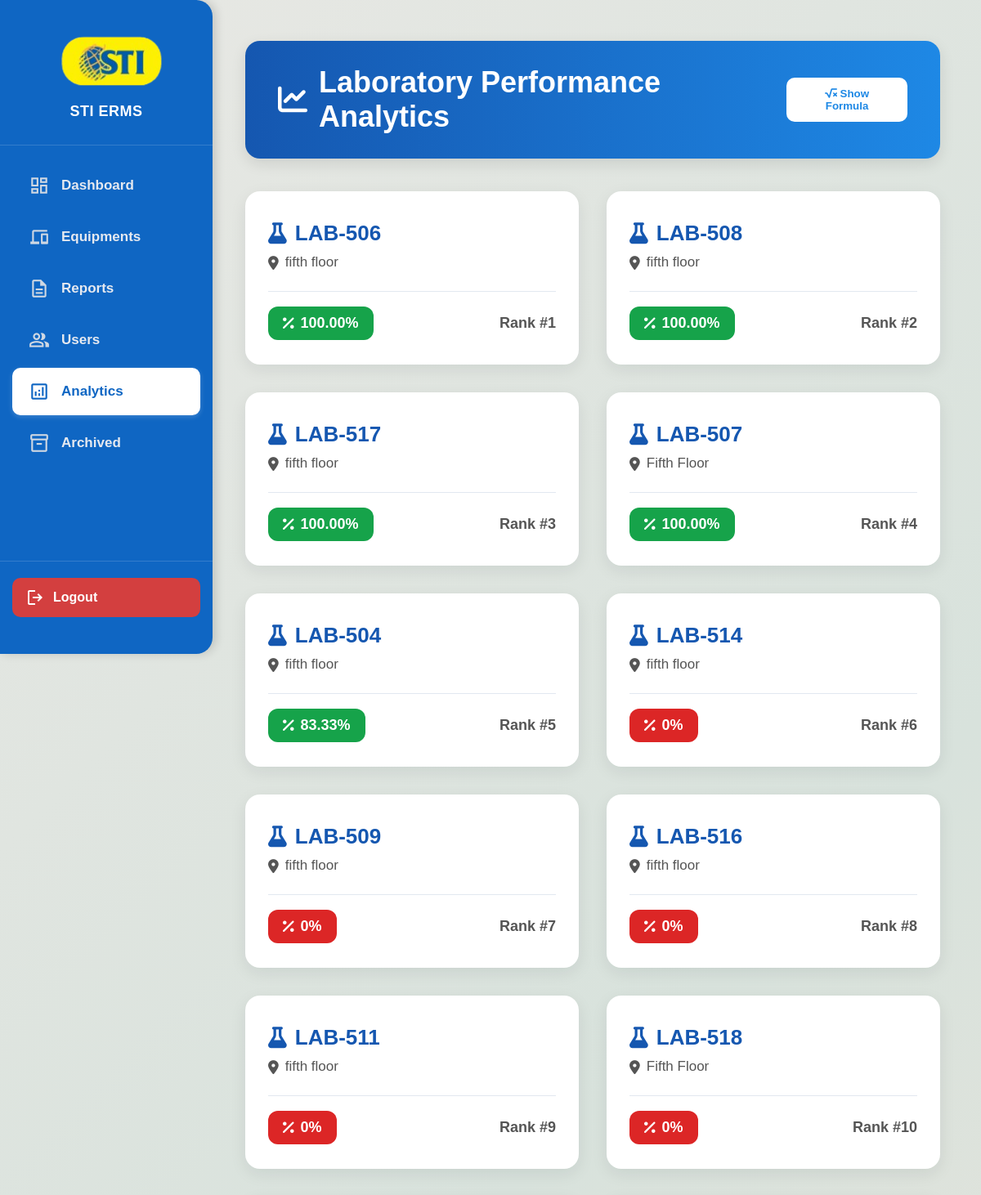
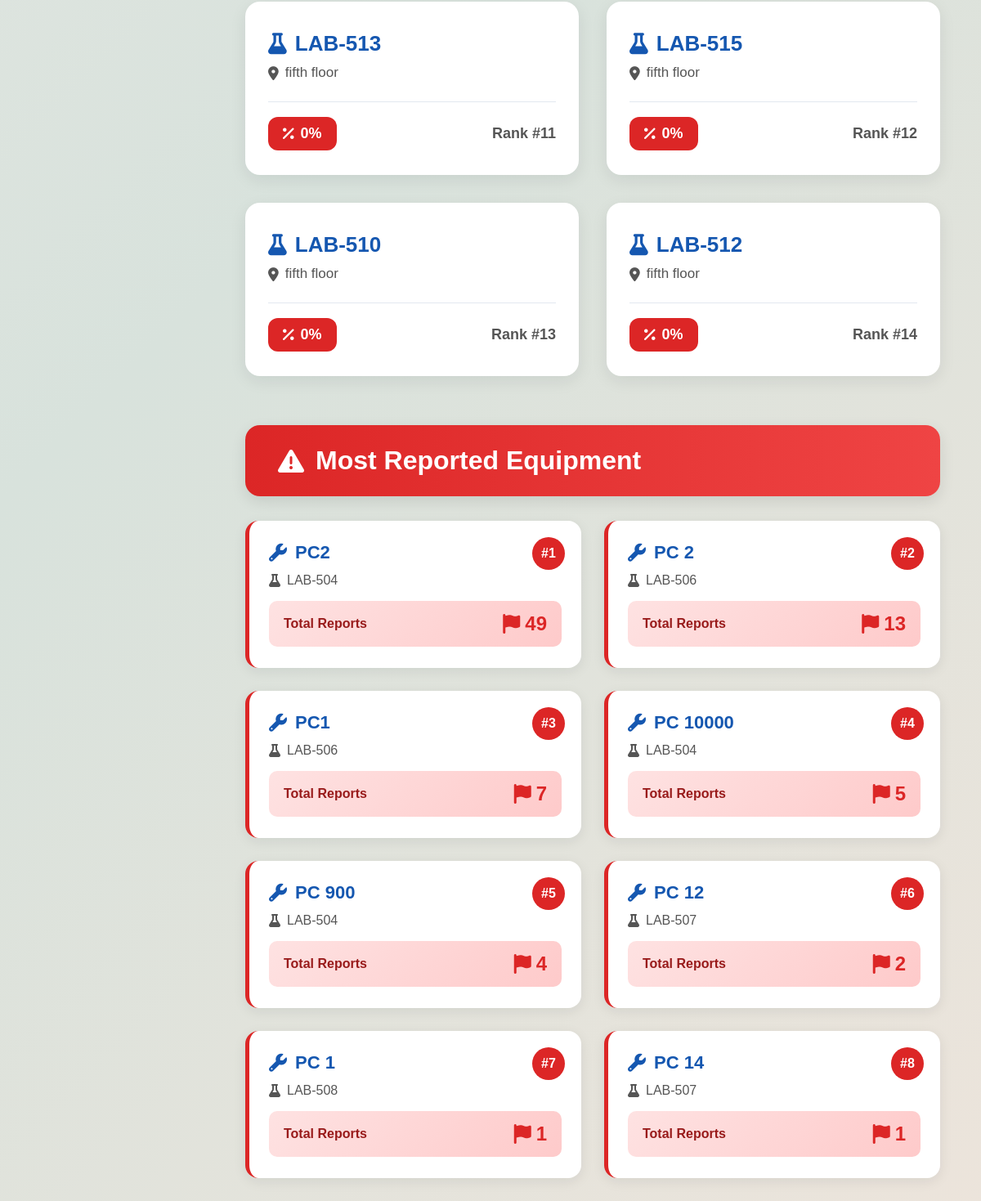
The app's page /admin_side/Analytics/anayltic.php (signed in) with its own data (2 pictures, top to bottom).
### tables this page shows
CREATE TABLE `laboratories` (
  `lab_id` int(11) NOT NULL,
  `lab_name` varchar(100) NOT NULL,
  `location` varchar(100) NOT NULL
);

### admin_side/Analytics/anayltic.php (the view, shortened to what this page needs)
<?php
include("../../connect.php");
try {
  $sql = "
  SELECT
    l.lab_id,
    l.lab_name,
    l.location,
    COUNT(e.equipment_id) AS total_equipment,
    SUM(CASE WHEN e.status = 'Good' THEN 1 ELSE 0 END) AS good_count,
    SUM(CASE WHEN e.status = 'not functional' THEN 1 ELSE 0 END) AS repair_count,
    SUM(CASE WHEN e.status = 'Replacement' THEN 1 ELSE 0 END) AS replacement_count,
    SUM(CASE WHEN e.status = 'Missing' THEN 1 ELSE 0 END) AS missing_count,
    ROUND(
      (
        (SUM(CASE WHEN e.status = 'Good' THEN 1 ELSE 0 END) * 1.0) +
        (SUM(CASE WHEN e.status = 'Needs Repair' THEN 1 ELSE 0 END) * 0.5) +
        (SUM(CASE WHEN e.status = 'Replacement' THEN 1 ELSE 0 END) * 0.2) +
        (SUM(CASE WHEN e.status = 'Missing' THEN 1 ELSE 0 END) * 0.0)
      ) / COUNT(e.equipment_id) * 100, 2
    ) AS performance_percentage
  FROM laboratories l
  LEFT JOIN equipment e ON l.lab_id = e.lab_id
  GROUP BY l.lab_id, l.lab_name, l.location
  ORDER BY performance_percentage DESC;
  ";
  $result = mysqli_query($conn, $sql);
  $labs = mysqli_fetch_all($result, MYSQLI_ASSOC);
  $reportedSql = "
  SELECT h.equipment_id, e.name, e.lab_id, l.lab_name, COUNT(h.action) AS reports_number
  FROM equipment_history h
  INNER JOIN equipment e ON h.equipment_id = e.equipment_id
  LEFT JOIN laboratories l ON e.lab_id = l.lab_id
  WHERE h.action = 'Reported'
  GROUP BY h.equipment_id, e.name, e.lab_id, l.lab_name
  ORDER BY COUNT(h.action) DESC
  LIMIT 10
  ";
  $reportedResult = mysqli_query($conn, $reportedSql);
  $reportedEquipment = mysqli_fetch_all($reportedResult, MYSQLI_ASSOC);
} catch (Exception $e) {
  die("Error retrieving analytics: " . $e->getMessage());
}
?>
<?php include("../sidebar.php"); ?>
<!DOCTYPE html>
<html lang="en">
<head>
  <link rel="stylesheet" href="analytics.css">
  <link rel="stylesheet" href="../sidebar.css">
  <link rel="stylesheet" href="https://cdnjs.cloudflare.com/ajax/libs/font-awesome/6.5.0/css/all.min.css">
</head>
<body>
  <div class="main-content">
    <div class="container">
      <div class="header-row">
        <h1><i class="fa-solid fa-chart-line"></i> Laboratory Performance Analytics</h1>
        <button class="formula-btn" onclick="openFormulaModal()">
          <i class="fa-solid fa-square-root-variable"></i> Show Formula
        </button>
      </div>
      <div class="lab-container">
        <?php if (!empty($labs)): ?>
          <?php
            $rank = 1;
            foreach ($labs as $lab):
              $percent = $lab['performance_percentage'] ?? 0;
              if ($percent >= 80) $badge_color = "var(--success)";
              elseif ($percent >= 50) $badge_color = "var(--warning)";
              else $badge_color = "var(--danger)";
          ?>
            <div class="lab-card"
                 onclick="showBreakdown('<?= htmlspecialchars($lab['lab_name']); ?>',
                                         <?= $lab['good_count'] ?>,
                                         <?= $lab['repair_count'] ?>,
                                         <?= $lab['replacement_count'] ?>,
                                         <?= $lab['missing_count'] ?>,
                                         <?= $lab['total_equipment'] ?>,
                                         <?= $lab['performance_percentage'] ?>)">
              <div class="lab-info">
                <div class="lab-title">
                  <i class="fa-solid fa-flask"></i> <?= htmlspecialchars($lab['lab_name']); ?>
                </div>
                <div class="lab-location">
                  <i class="fa-solid fa-location-dot"></i> <?= htmlspecialchars($lab['location'] ?? '—'); ?>
                </div>
              </div>
              <div class="lab-footer">
                <div class="badge" style="background: <?= $badge_color ?>;">
                  <i class="fa-solid fa-percent"></i> <?= htmlspecialchars($percent); ?>%
                </div>
                <div class="rank">Rank #<?= $rank++; ?></div>
              </div>
            </div>
          <?php endforeach; ?>
        <?php else: ?>
          <div class="no-labs"><i class="fa-solid fa-triangle-exclamation"></i> No laboratory data found.</div>
        <?php endif; ?>
      </div>
      <div class="reported-section">
        <div class="section-header">
          <h2><i class="fa-solid fa-triangle-exclamation"></i> Most Reported Equipment</h2>
        </div>
        <div class="reported-grid">
          <?php if (!empty($reportedEquipment)): ?>
            <?php
$reportRank = 1;
foreach ($reportedEquipment as $equipment):
?>
  <form action="../Equipments/equipment_history.php" method="POST"
        class="reported-card"
        style="cursor:pointer;"
        onclick="this.submit();">
      <div class="reported-rank">#<?= $reportRank++; ?></div>
      <div class="equipment-name">
        <i class="fa-solid fa-wrench"></i>
        <?= htmlspecialchars($equipment['name']); ?>
      </div>
      <div class="equipment-lab">
        <i class="fa-solid fa-flask"></i>
        <?= htmlspecialchars($equipment['lab_name'] ?? 'Unknown Lab'); ?>
      </div>
      <div class="report-count">
        <span class="report-count-label">Total Reports</span>
        <span class="report-count-value">
          <i class="fa-solid fa-flag"></i>
          <?= htmlspecialchars($equipment['reports_number']); ?>
        </span>
      </div>
  </form>
<?php endforeach; ?>
          <?php else: ?>
            <div class="no-reports">
              <i class="fa-solid fa-circle-check"></i> No reported equipment found.
            </div>
          <?php endif; ?>
        </div>
      </div>
    </div>
  </div>
</body>
</html>

### admin_side/sidebar.css (style rules this page uses)
* { margin: 0; padding: 0; box-sizing: border-box; }
button { padding: 10px 20px; background: #09599f; color: white; border: none; border-radius: 8px; cursor: pointer; font-weight: bold; transition: background 0.3s ease, transform 0.2s ease; }

### admin_side/Analytics/analytics.css (style rules this page uses)
:root { --primary: #1557b0; --accent: #1e88e5; --bg: linear-gradient(135deg, #e8e8e4, #d8e2dc, #ece4db); --card: #ffffff; --muted: #555; --shadow: rgba(16, 24, 40, 0.08); --success: #16a34a; --warning: #f59e0b; --danger: #dc2626; --header-gradient: linear-gradient(90deg, #1557b0, #1e88e5); }
* { box-sizing: border-box; }
html, body { margin: 0; height: 100%; font-family: "Poppins", Arial, sans-serif; background: var(--bg); color: #222; }
.main-content { margin-left: 250px; padding: 50px; min-height: 100vh; }
.container { max-width: 2000px; margin: 0 auto; }
.header-row { background: var(--header-gradient); color: #fff; padding: 30px 40px; border-radius: 18px; display: flex; justify-content: space-between; align-items: center; box-shadow: 0 6px 18px rgba(0,0,0,0.1); margin-bottom: 40px; }
.header-row h1 { font-size: 36px; font-weight: 700; margin: 0; display: flex; align-items: center; gap: 14px; }
.formula-btn { background: #fff; color: var(--accent); font-weight: 600; border: 0; padding: 12px 20px; border-radius: 10px; cursor: pointer; transition: all 0.3s ease; }
.lab-container { display: grid; grid-template-columns: repeat(auto-fit, minmax(340px, 1fr)); gap: 34px; }
.lab-card { background: var(--card); border-radius: 18px; padding: 30px 28px; box-shadow: 0 6px 20px var(--shadow); transition: transform 0.25s ease, box-shadow 0.25s ease; position: relative; cursor: pointer; border-top: 6px solid transparent; }
.lab-info { display: flex; flex-direction: column; gap: 10px; }
.lab-title { font-size: 26px; font-weight: 700; color: var(--primary); display: flex; align-items: center; gap: 10px; }
.lab-location { font-size: 17px; color: var(--muted); display: flex; align-items: center; gap: 8px; }
.lab-footer { margin-top: 25px; padding-top: 18px; border-top: 1px solid #e2e8f0; display: flex; justify-content: space-between; align-items: center; }
.badge { color: #fff; padding: 10px 18px; border-radius: 12px; font-size: 18px; font-weight: 600; display: inline-flex; align-items: center; gap: 8px; }
.rank { font-size: 18px; font-weight: 700; color: var(--muted); }
.reported-section { margin-top: 60px; }
.section-header { background: linear-gradient(90deg, #dc2626, #ef4444); color: #fff; padding: 25px 40px; border-radius: 18px; margin-bottom: 30px; box-shadow: 0 6px 18px rgba(0,0,0,0.1); }
.section-header h2 { font-size: 32px; font-weight: 700; margin: 0; display: flex; align-items: center; gap: 14px; }
.reported-grid { display: grid; grid-template-columns: repeat(auto-fit, minmax(320px, 1fr)); gap: 28px; }
.reported-card { background: var(--card); border-radius: 16px; padding: 26px 24px; box-shadow: 0 4px 16px var(--shadow); transition: transform 0.25s ease, box-shadow 0.25s ease; border-left: 5px solid var(--danger); position: relative; }
.reported-rank { position: absolute; top: 20px; right: 20px; background: var(--danger); color: #fff; width: 40px; height: 40px; border-radius: 50%; display: flex; align-items: center; justify-content: center; font-weight: 700; font-size: 16px; }
.equipment-name { font-size: 22px; font-weight: 700; color: var(--primary); margin-bottom: 12px; padding-right: 50px; display: flex; align-items: center; gap: 10px; }
.equipment-lab { font-size: 16px; color: var(--muted); margin-bottom: 16px; display: flex; align-items: center; gap: 8px; }
.report-count { display: flex; align-items: center; justify-content: space-between; padding: 14px 18px; background: linear-gradient(135deg, #fee2e2, #fecaca); border-radius: 10px; margin-top: 14px; }
.report-count-label { font-size: 16px; font-weight: 600; color: #991b1b; }
.report-count-value { font-size: 24px; font-weight: 700; color: var(--danger); display: flex; align-items: center; gap: 6px; }

### records on screen
laboratories: lab_name "LAB-506", location "fifth floor", percent "100.00"
laboratories: lab_name "LAB-508", location "fifth floor", percent "100.00"
laboratories: lab_name "LAB-517", location "fifth floor", percent "100.00"
laboratories: lab_name "LAB-507", location "Fifth Floor", percent "100.00"
laboratories: lab_name "LAB-504", location "fifth floor", percent "83.33"
laboratories: lab_name "LAB-514", location "fifth floor", percent "0"
laboratories: lab_name "LAB-509", location "fifth floor", percent "0"
laboratories: lab_name "LAB-516", location "fifth floor", percent "0"
laboratories: lab_name "LAB-511", location "fifth floor", percent "0"
laboratories: lab_name "LAB-518", location "Fifth Floor", percent "0"
laboratories: lab_name "LAB-513", location "fifth floor", percent "0"
laboratories: lab_name "LAB-515", location "fifth floor", percent "0"
laboratories: lab_name "LAB-510", location "fifth floor", percent "0"
laboratories: lab_name "LAB-512", location "fifth floor", percent "0"

### other values on screen
$equipment['name'] "PC2"
$equipment['lab_name'] "LAB-504"
$equipment['reports_number'] "49"
$equipment['name'] "PC 2"
$equipment['lab_name'] "LAB-506"
$equipment['reports_number'] "13"
$equipment['name'] "PC1"
$equipment['reports_number'] "7"
$equipment['name'] "PC 10000"
$equipment['reports_number'] "5"
$equipment['name'] "PC 900"
$equipment['reports_number'] "4"
$equipment['name'] "PC 12"
$equipment['lab_name'] "LAB-507"
$equipment['reports_number'] "2"
